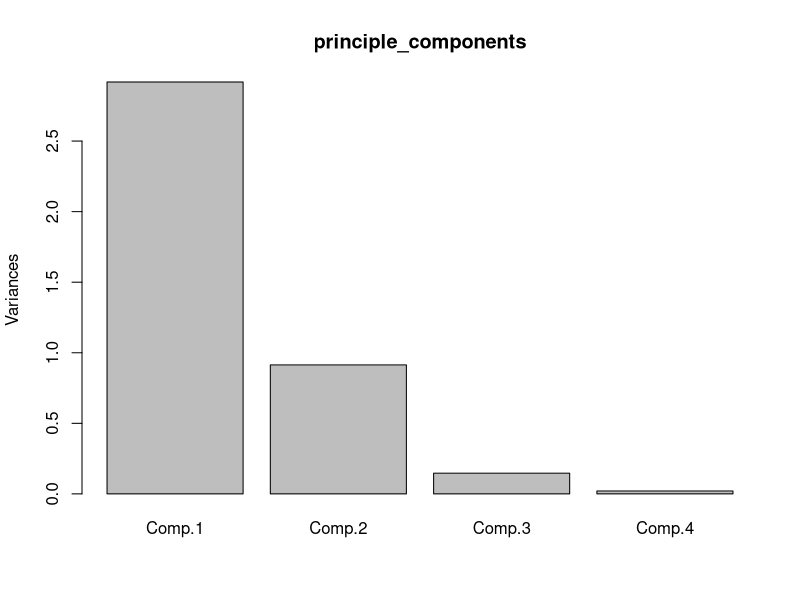
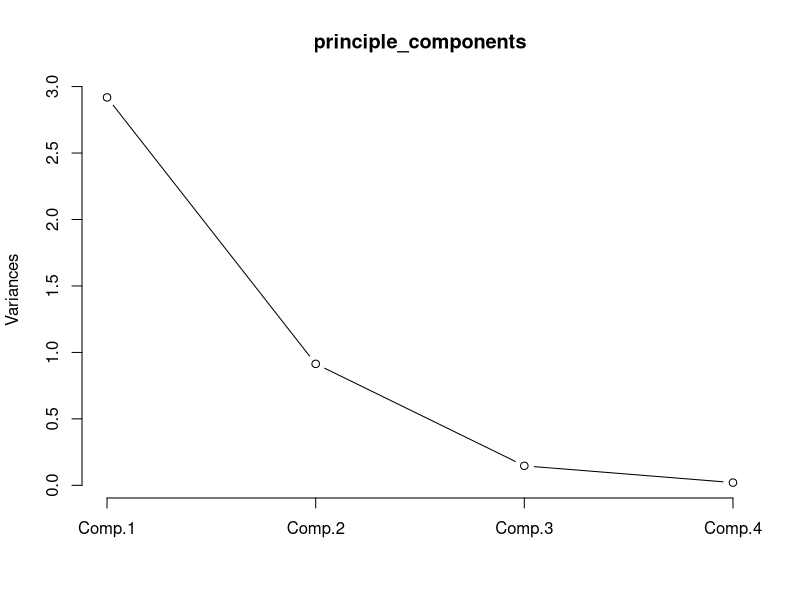
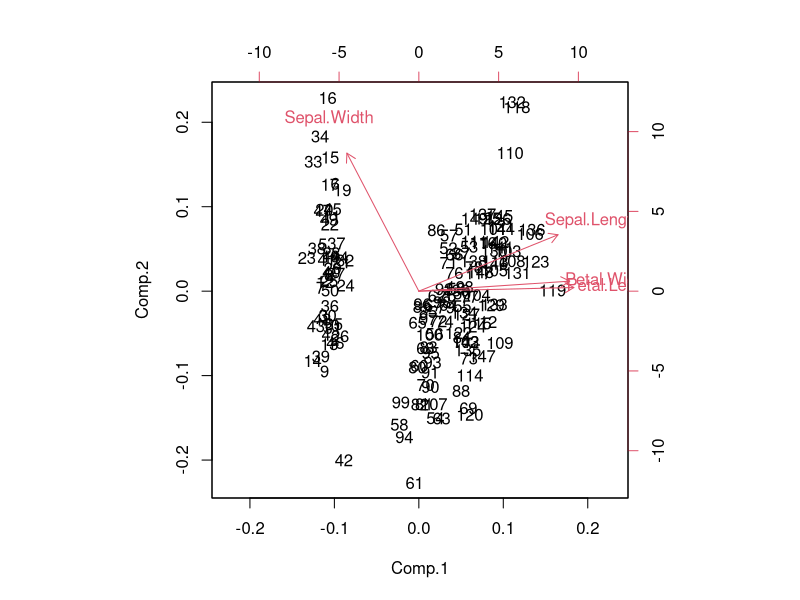

Reproduce these figures in R, in order.
data("iris")
head(iris)

irisdata1 <- iris[,1:4]
irisdata1

principle_components <- princomp(irisdata1, cor = TRUE, score = TRUE)
summary(principle_components)

plot(principle_components)

plot(principle_components, type = 'l')

biplot(principle_components)
